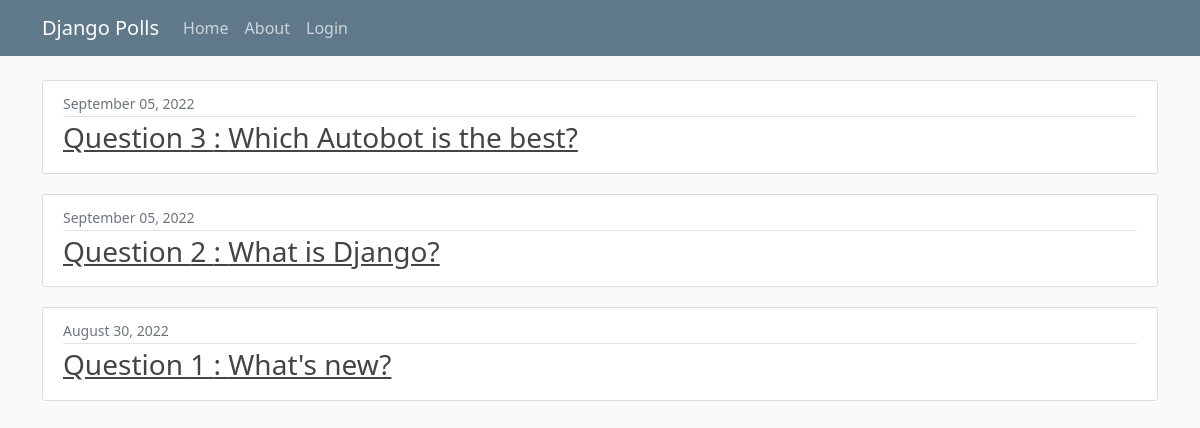
The page / on the database its author committed.
### polls/models.py (models this page shows, shortened)
class Question(models.Model):
    question_text = models.CharField(max_length=200)
    pub_date = models.DateTimeField('date published',default=timezone.now)

### polls/views.py (the view)
# urls.py: path('', views.IndexView.as_view(), name='index'),
class IndexView(generic.ListView):
    template_name = 'polls/index.html'
    context_object_name = 'posts'
    def get_queryset(self):
        return Question.objects.order_by('-pub_date')

### polls/templates/polls/index.html
{% extends "base.html" %}
{% block content %}
    {% for post in posts %}
        <article class="media content-section">
          <div class="media-body">
            <div class="article-metadata">
              <small class="text-muted">{{ post.pub_date|date:"F d, Y" }}</small>
            </div>
            <h3><a class="article-title" href="{% url 'polls:detail' post.id %}">Question {{post.id}} : {{ post.question_text }}</a></h3>
          </div>
        </article>
    {% endfor %}
{% endblock content %}

### polls/static/main.css (style rules this page uses)
body { background: #fafafa; color: #333333; margin-top: 5rem; }
h1, h2, h3, h4, h5, h6 { color: #444444; }
.content-section { background: #ffffff; padding: 10px 20px; border: 1px solid #dddddd; border-radius: 3px; margin-bottom: 20px; }
.article-title { color: #444444; }
.article-metadata { padding-bottom: 1px; margin-bottom: 4px; border-bottom: 1px solid #e3e3e3 }

### rows shown on the page
Question: pub_date "September 05, 2022", id "3", question_text "Which Autobot is the best?"
Question: pub_date "September 05, 2022", id "2", question_text "What is Django?"
Question: pub_date "August 30, 2022", id "1", question_text "What's new?"
